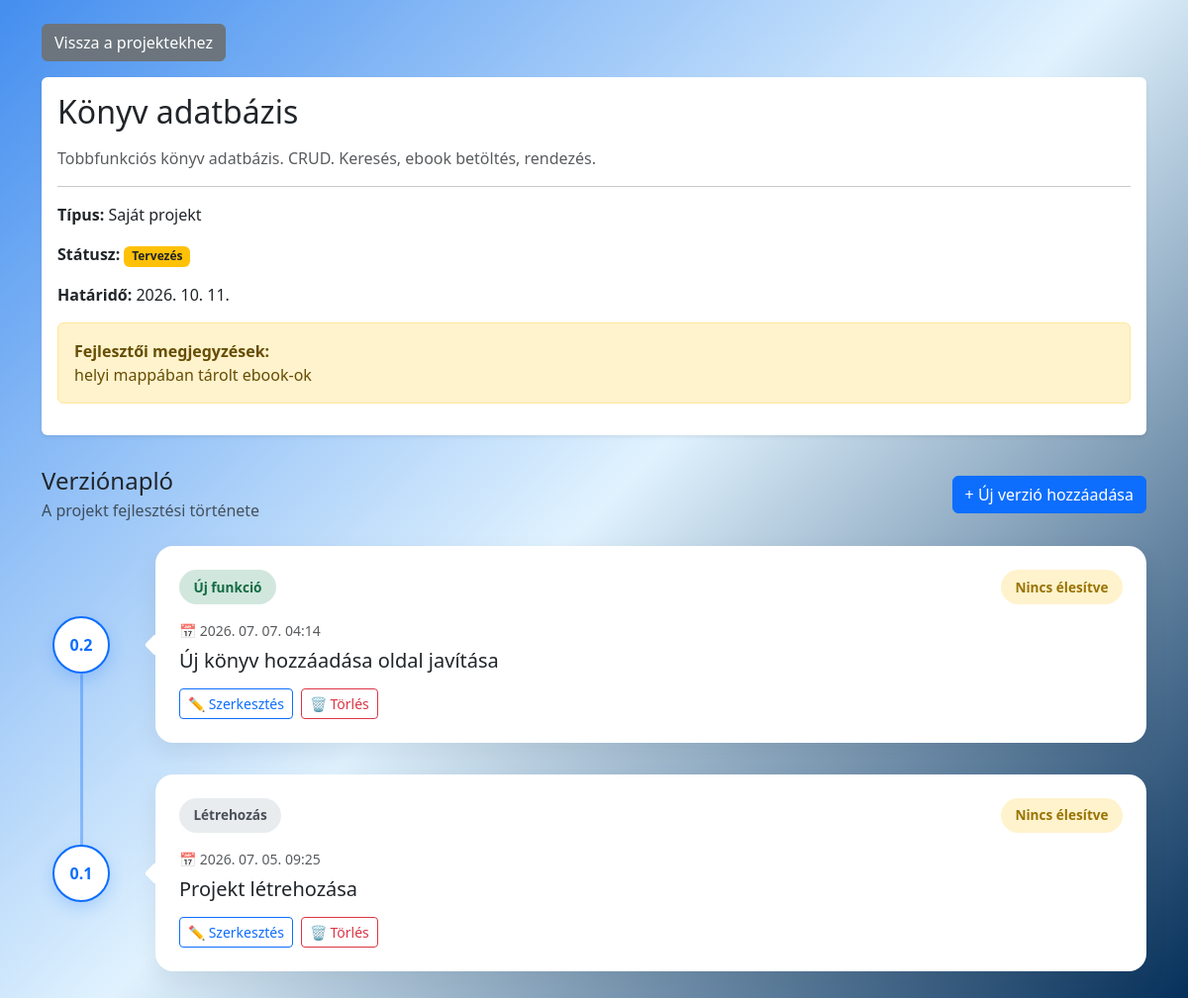
The page /public/index.php?action=show&id=7 (signed in) on the database its author committed.
### tables this page shows
CREATE TABLE `projects` (
  `id` int(11) NOT NULL,
  `title` varchar(255) NOT NULL,
  `description` text DEFAULT NULL,
  `type` enum('personal','client') NOT NULL DEFAULT 'personal',
  `status` enum('planning','active','completed','cancelled') NOT NULL DEFAULT 'planning',
  `price` int(11) DEFAULT NULL,
  `deadline` date DEFAULT NULL,
  `github_url` varchar(255) DEFAULT NULL,
  `live_url` varchar(255) DEFAULT NULL,
  `notes` text DEFAULT NULL,
  `created_at` timestamp NOT NULL DEFAULT current_timestamp()
);

CREATE TABLE `project_versions` (
  `id` int(11) NOT NULL,
  `project_id` int(11) NOT NULL,
  `version_number` varchar(50) NOT NULL,
  `change_type` varchar(100) DEFAULT NULL,
  `description` text DEFAULT NULL,
  `deployed` tinyint(1) DEFAULT 0,
  `created_at` timestamp NOT NULL DEFAULT current_timestamp()
);

### controllers/ProjectController.php (called while the page is built, shortened)
<?php
require_once __DIR__ . "/../models/Project.php";
require_once __DIR__ . "/../models/ProjectVersion.php";
class ProjectController
{
    private Project $projectModel;
    private ProjectVersion $versionModel;
    public function __construct(PDO $pdo)
    {
        $this->projectModel = new Project($pdo);
        $this->versionModel = new ProjectVersion($pdo);
    }
    public function show(): void
    {
        $id = (int) ($_GET["id"] ?? 0);
        $project = $this->projectModel->getById($id);
        $versions = $this->versionModel->getByProjectId($id);
        require_once __DIR__ . "/../views/projects/show.php";
    }
}

### models/Project.php (called while the page is built, shortened)
<?php
class Project
{
    private PDO $pdo;
    public function __construct(PDO $pdo)
    {
        $this->pdo = $pdo;
    }
    public function getById(int $id): array|false
    {
        $sql = "SELECT *
        FROM projects
        WHERE id = :id";
        $stmt = $this->pdo->prepare($sql);
        $stmt->execute([
            "id" => $id
        ]);
        return $stmt->fetch(PDO::FETCH_ASSOC);
    }
}

### models/ProjectVersion.php (called while the page is built, shortened)
<?php
class ProjectVersion
{
    private PDO $pdo;
    public function __construct(PDO $pdo)
    {
        $this->pdo = $pdo;
    }
    public function getByProjectId(int $projectId): array
    {
        $sql = "SELECT *
            FROM project_versions
            WHERE project_id = :project_id
            ORDER BY
                CAST(SUBSTRING_INDEX(version_number, '.', 1) AS UNSIGNED) DESC,
                CAST(SUBSTRING_INDEX(version_number, '.', -1) AS UNSIGNED) DESC";
        $stmt = $this->pdo->prepare($sql);
        $stmt->execute([
            "project_id" => $projectId
        ]);
        return $stmt->fetchAll(PDO::FETCH_ASSOC);
    }
}

### views/projects/show.php (the view, shortened to what this page needs)
<!DOCTYPE html>
<html lang="hu">
<head>
    <link
        href="https://cdn.jsdelivr.net/npm/bootstrap@5.3.3/dist/css/bootstrap.min.css"
        rel="stylesheet">
    <link
        rel="stylesheet"
        href="/ProjectBoard/public/css/style.css?v=1.0">
</head>
<body class="bg-light text-dark">
    <div class="container py-4">
        <a href="index.php" class="btn btn-secondary mb-3">
            Vissza a projektekhez
        </a>
        <div class="card border-0 shadow-sm mb-4">
            <div class="card-body">
                <h1 class="h2 mb-3">
                    <?= htmlspecialchars($project["title"]) ?>
                </h1>
                <p class="text-muted">
                    <?= htmlspecialchars($project["description"]) ?>
                </p>
                <hr>
                <p>
                    <strong>Típus:</strong>
                    <?= $project["type"] === "personal" ? "Saját projekt" : "Ügyfélprojekt" ?>
                </p>
                <?php
                $statusText = match ($project["status"]) {
                    "planning" => "Tervezés",
                    "active" => "Aktív",
                    "completed" => "Kész",
                    "cancelled" => "Törölve",
                    default => $project["status"]
                };
                $statusClass = match ($project["status"]) {
                    "planning" => "bg-warning text-dark",
                    "active" => "bg-primary",
                    "completed" => "bg-success",
                    "cancelled" => "bg-danger",
                    default => "bg-secondary"
                };
                ?>
                <p>
                    <strong>Státusz:</strong>
                    <span class="badge <?= $statusClass ?>">
                        <?= htmlspecialchars($statusText) ?>
                    </span>
                </p>
                <?php if (!empty($project["deadline"])): ?>
                    <p>
                        <strong>Határidő:</strong>
                        <?= date("Y. m. d.", strtotime($project["deadline"])) ?>
                    </p>
                <?php endif; ?>
                <?php if (!empty($project["notes"])): ?>
                    <div class="alert alert-warning">
                        <strong>Fejlesztői megjegyzések:</strong><br>
                        <?= nl2br(htmlspecialchars($project["notes"])) ?>
                    </div>
                <?php endif; ?>
            </div>
        </div>
        <div class="version-header">
            <div>
                <h2 class="h4 mb-1">
                    Verziónapló
                </h2>
                <p class="text-muted mb-0">
                    A projekt fejlesztési története
                </p>
            </div>
            <a
                href="index.php?action=createVersion&project_id=<?= $project["id"] ?>"
                class="btn btn-primary">
                + Új verzió hozzáadása
            </a>
        </div>
        <div class="version-list">
            <?php foreach ($versions as $version): ?>
                <?php
                $typeClass = match ($version["change_type"]) {
                    "feature" => "version-type-feature",
                    "bugfix" => "version-type-bugfix",
                    "design" => "version-type-design",
                    "content" => "version-type-content",
                    "release" => "version-type-release",
                    default => "version-type-default"
                };
                $typeText = match ($version["change_type"]) {
                    "feature" => "Új funkció",
                    "bugfix" => "Hibajavítás",
                    "design" => "Design",
                    "content" => "Tartalom",
                    "release" => "Kiadás",
                    default => $version["change_type"]
                };
                ?>
                <div class="version-row">
                    <div class="version-left">
                        <div class="version-number">
                            <?= htmlspecialchars($version["version_number"]) ?>
                        </div>
                    </div>
                    <div class="version-content">
                        <div class="version-card">
                            <div class="version-card-top">
                                <span class="version-type <?= $typeClass ?>">
                                    <?= htmlspecialchars($typeText) ?>
                                </span>
                                <span class="version-deployed <?= $version["deployed"] ? "is-deployed" : "not-deployed" ?>">
                                    <?= $version["deployed"] ? "Élesítve" : "Nincs élesítve" ?>
                                </span>
                            </div>
                            <p class="text-muted small mb-2">
                                📅
                                <?= date("Y. m. d. H:i", strtotime($version["created_at"])) ?>
                            </p>
                            <h5 class="mb-3">
                                <?= htmlspecialchars($version["description"]) ?>
                            </h5>
                            <div class="version-actions mt-3">
                                <button
                                    class="btn btn-sm btn-outline-primary"
                                    type="button"
                                    data-bs-toggle="collapse"
                                    data-bs-target="#versionEdit<?= $version["id"] ?>">
                                    ✏️ Szerkesztés
                                </button>
                                <form
                                    method="POST"
                                    action="index.php?action=deleteVersion"
                                    class="d-inline"
                                    onsubmit="return confirm('Biztosan törölni szeretnéd ezt a verziót?');">
                                    <button
                                        type="submit"
                                        class="btn btn-sm btn-outline-danger">
                                        🗑️ Törlés
                                    </button>
                                </form>
                            </div>
                        </div>
                    </div>
                </div>
            <?php endforeach; ?>
        </div>
    </div>
</body>
</html>

### public/css/style.css (style rules this page uses)
html, body { min-height: 100vh; }
body { background: linear-gradient( 135deg, #448eef 0%, #e0f2fe 50%, #002b56 100% ) !important; }
.card { background-color: #ffffff; box-shadow: 0 2px 8px rgba(0, 0, 0, 0.08); }
.version-header { display: flex; justify-content: space-between; align-items: center; gap: 1rem; margin: 2rem 0 1.5rem; }
.version-list { margin-top: 1rem; }
.version-row { position: relative; padding-left: 115px; margin-bottom: 2rem; }
.version-left { position: absolute; left: 0; top: 50%; width: 80px; transform: translateY(-50%); display: flex; justify-content: center; align-items: center; }
.version-left::after { content: ""; position: absolute; top: 58px; height: calc(100% + 120px); width: 3px; background: #0d6efd; opacity: 0.35; border-radius: 999px; }
.version-row:last-child .version-left::after { display: none; }
.version-number { width: 58px; height: 58px; border: 2px solid #0d6efd; border-radius: 50%; background: #ffffff; color: #0d6efd; display: flex; align-items: center; justify-content: center; font-weight: 700; box-shadow: 0 6px 16px rgba(13, 110, 253, 0.2); z-index: 2; }
.version-content { min-width: 0; }
.version-card { position: relative; background: #ffffff; border-radius: 18px; padding: 1.5rem; box-shadow: 0 10px 24px rgba(15, 23, 42, 0.08); transition: 0.25s ease; }
.version-card::before { content: ""; position: absolute; left: -8px; top: 50%; width: 16px; height: 16px; background: #ffffff; transform: translateY(-50%) rotate(45deg); border-radius: 3px; }
.version-card-top { display: flex; justify-content: space-between; align-items: center; gap: 1rem; margin-bottom: 1rem; }
.version-type, .version-deployed { display: inline-flex; align-items: center; border-radius: 999px; padding: 0.45rem 0.9rem; font-size: 0.85rem; font-weight: 700; white-space: nowrap; }
.version-type-feature { background: #d1e7dd; color: #146c43; }
.version-type-default { background: #e9ecef; color: #495057; }
.version-deployed.not-deployed { background: #fff3cd; color: #997404; }
.version-actions { display: flex; align-items: center; gap: 0.5rem; margin-top: 1rem; }

### rows shown on the page
projects: title "Könyv adatbázis", description "Tobbfunkciós könyv adatbázis. CRUD. Keresés, ebook betöltés, rendezés.", status "Tervezés", deadline "2026. 10. 11.", notes "helyi mappában tárolt ebook-ok"
project_versions: version_number "0.2", change_type "Új funkció", deployed "Nincs élesítve", created_at "2026. 07. 07. 04:14", description "Új könyv hozzáadása oldal javítása"
project_versions: version_number "0.1", change_type "Létrehozás", deployed "Nincs élesítve", created_at "2026. 07. 05. 09:25", description "Projekt létrehozása"
